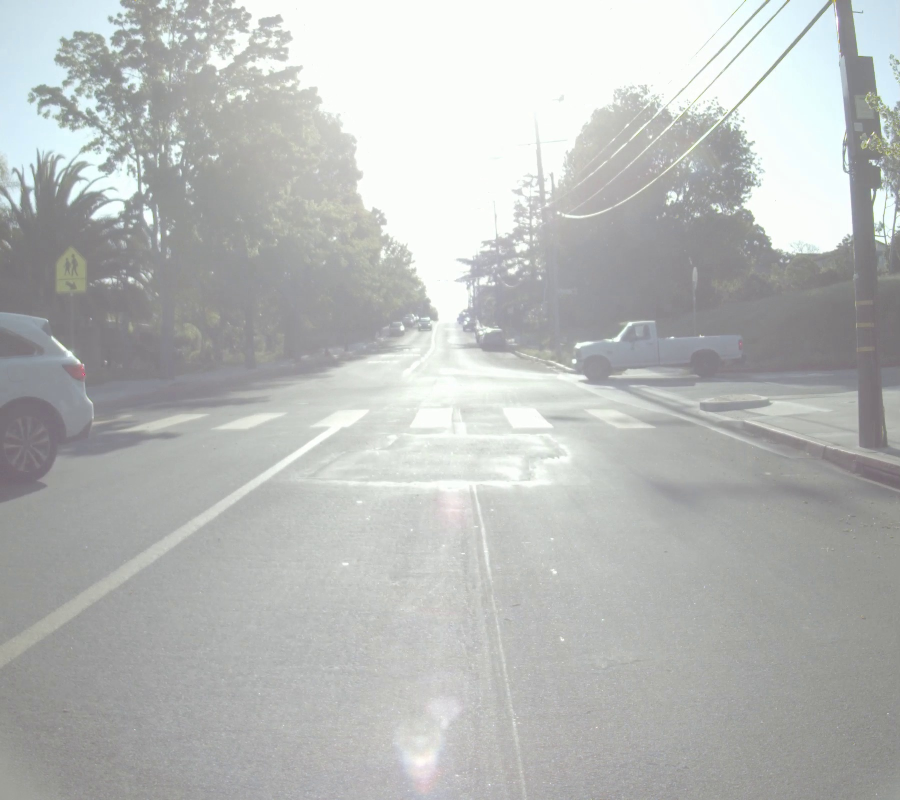
#> input picture FusionThroughPCA/assets/rgb/FLIR_00002.jpg, 1800 x 1600 px (shown at 1/2 size)
$ python app.py
#> lines starting #> are read from the running program, lines starting #| are printed output that depends on the picture

import cv2
import numpy as np
from sklearn.decomposition import PCA
import matplotlib.pyplot as plt

def resize_image(image, size):
    return cv2.resize(image, size, interpolation=cv2.INTER_LINEAR)

def normalize_image(image):
    return (image - np.min(image)) / (np.max(image) - np.min(image))

def enhance_image(rgb, ir):
    ir_resized = resize_image(ir, (rgb.shape[1], rgb.shape[0]))

    rgb_normalized = normalize_image(rgb)
    ir_normalized = normalize_image(ir_resized)

    rgb_flat = rgb_normalized.reshape(-1, 3)
    ir_flat = ir_normalized.flatten().reshape(-1, 1)

    combined_features = np.hstack((rgb_flat, ir_flat))

    pca = PCA(n_components=3)
    fused_features = pca.fit_transform(combined_features)

    fused_image = fused_features[:, :3].reshape(rgb.shape[0], rgb.shape[1], 3)

    fused_image_normalized = normalize_image(fused_image)

    return fused_image_normalized

rgb_image = cv2.imread('assets/rgb/FLIR_00002.jpg')
#> rgb_image is the input picture: shape (1600, 1800, 3); mean B, G, R 184.3, 185.8, 183.5
ir_image = cv2.imread('assets/ir/FLIR_00002.jpeg', cv2.IMREAD_GRAYSCALE)
#> ir_image: shape (1600, 1800); min 68, max 255, mean 184.9

enhanced_rgb_image = enhance_image(rgb_image, ir_image)
#> in normalize_image, `return (image - np.min(image)) / (np.max(image) - np.min(image))`:
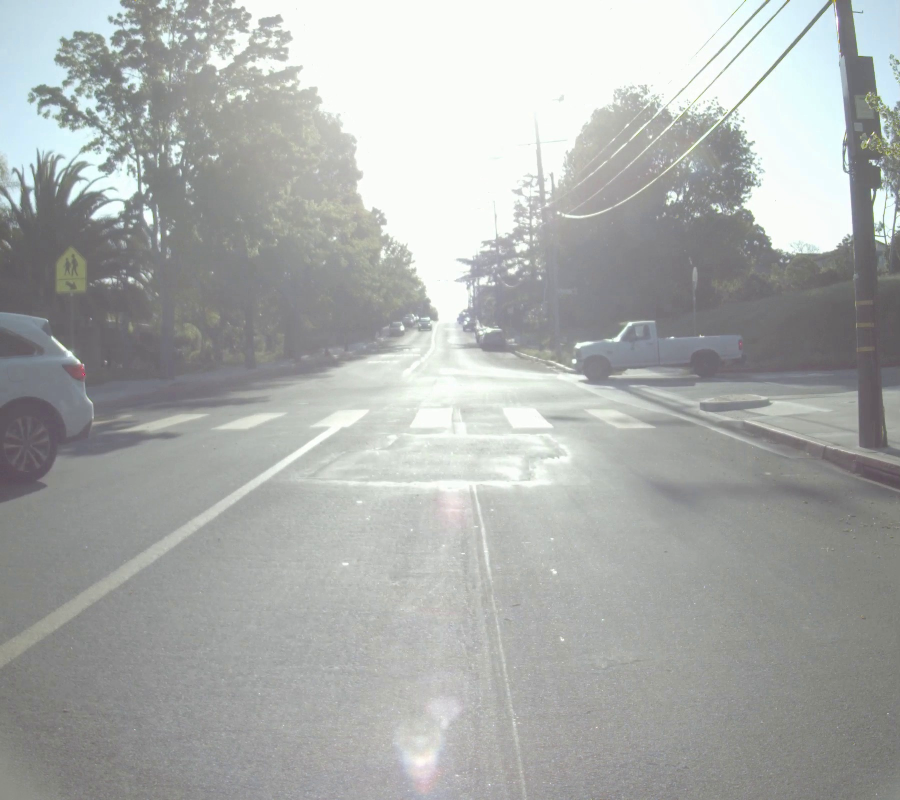
#> returned value: shape (1600, 1800, 3) float64 (shown at 1/2 size); mean of channels 0, 1, 2 0.673, 0.68, 0.669; drawn as B, G, R
#> in normalize_image (call 2), `return (image - np.min(image)) / (np.max(image) - np.min(image))`:
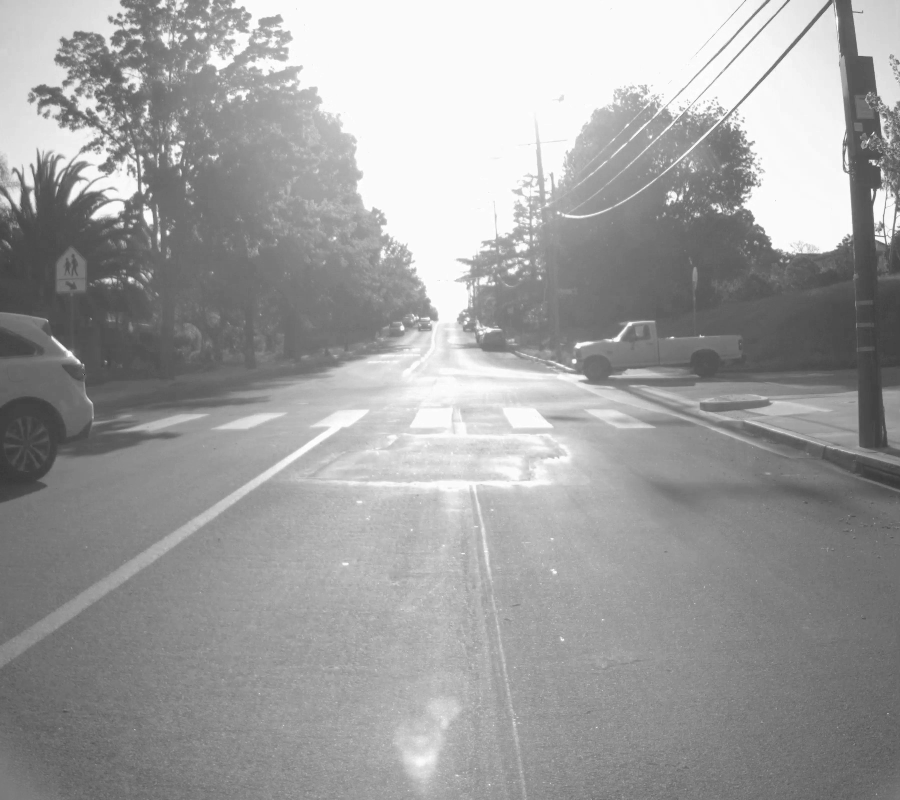
#> returned value: shape (1600, 1800) float64 (shown at 1/2 size); min 0, max 1, mean 0.625
#> in enhance_image, `fused_image = fused_features[:, :3].reshape(rgb.shape[0], rgb.shape[1]..`:
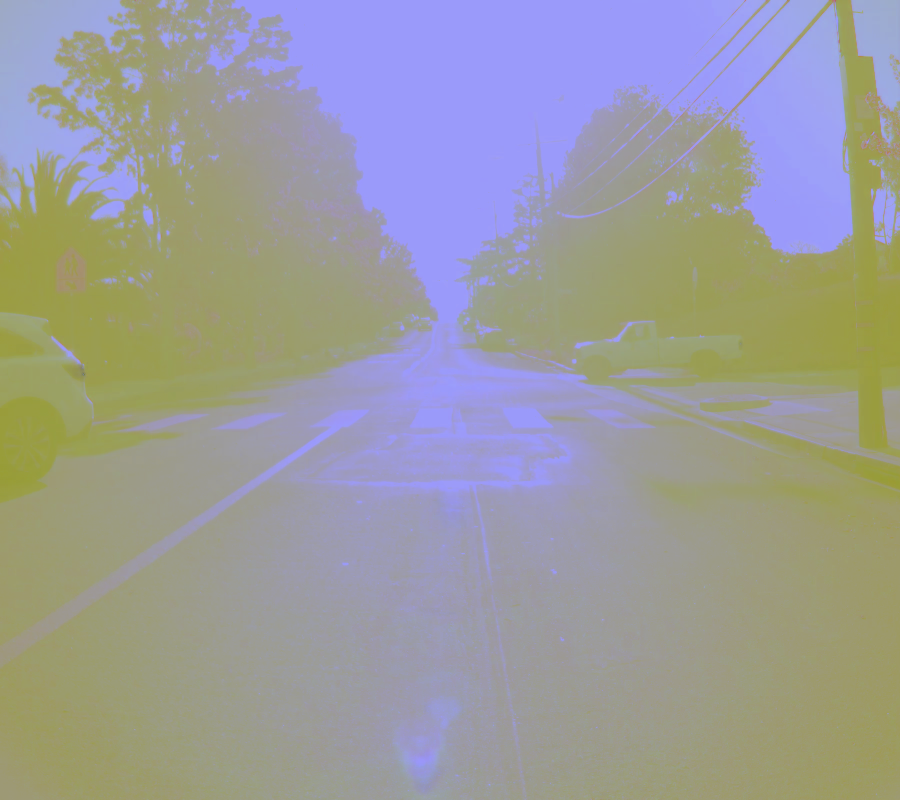
#> fused_image: shape (1600, 1800, 3) float64 (shown at 1/2 size); mean B, G, R 9.87e-13, -3.49e-13, -1.54e-12; drawn with min black and max white

# Display the results
plt.figure(figsize=(12, 6))
plt.subplot(1, 3, 1)
plt.title("Original RGB Image")
plt.imshow(cv2.cvtColor(rgb_image, cv2.COLOR_BGR2RGB))

plt.subplot(1, 3, 2)
plt.title("IR Image")
plt.imshow(ir_image, cmap='gray')

plt.subplot(1, 3, 3)
plt.title("Enhanced RGB Image")
imagetobeDisplayed =cv2.cvtColor((enhanced_rgb_image * 255).astype(np.uint8), cv2.COLOR_BGR2RGB)
cv2.imwrite('output.jpg',imagetobeDisplayed)
plt.imshow(cv2.cvtColor((enhanced_rgb_image * 255).astype(np.uint8), cv2.COLOR_BGR2RGB))

print(f'rgb rgb shape {rgb_image.shape}')
#| rgb rgb shape (1600, 1800, 3)
print(f'rgb depth shape {ir_image.shape}')
#| rgb depth shape (1600, 1800)
print(f'rgb ir shape {imagetobeDisplayed.shape}')
#| rgb ir shape (1600, 1800, 3)
plt.show()
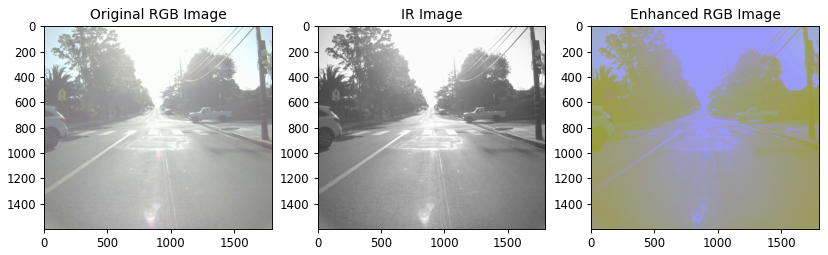
#> figure drawn by matplotlib, 3 panels

$ run again, with FusionThroughPCA/assets/rgb/FLIR_00004.jpg copied over FusionThroughPCA/assets/rgb/FLIR_00002.jpg
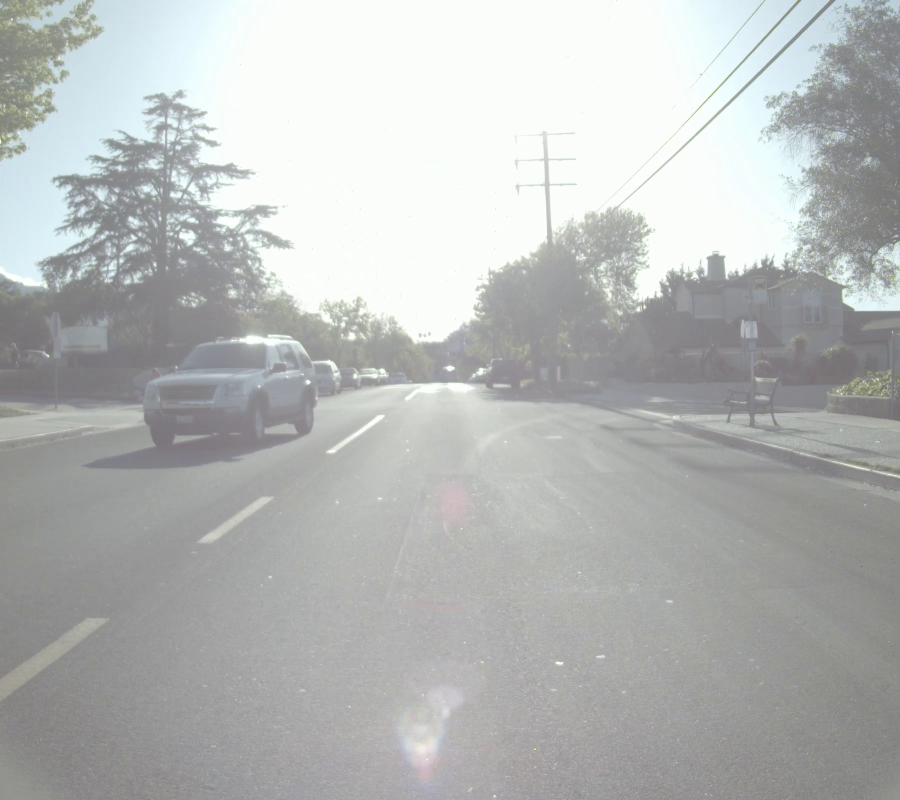
#> input picture FusionThroughPCA/assets/rgb/FLIR_00004.jpg, 1800 x 1600 px (shown at 1/2 size)
#> rgb_image is the input picture: shape (1600, 1800, 3); mean B, G, R 183.3, 184.3, 181.7
#> in enhance_image, `fused_image = fused_features[:, :3].reshape(rgb.shape[0], rgb.shape[1]..`:
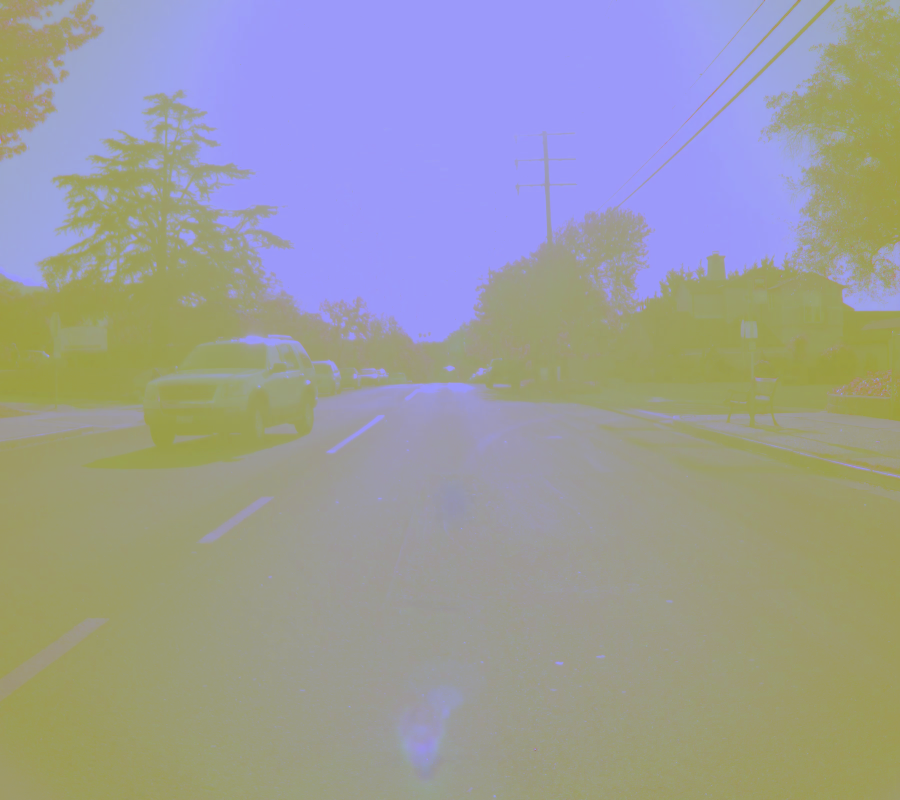
#> fused_image: shape (1600, 1800, 3) float64 (shown at 1/2 size); mean B, G, R 3.48e-12, -1.74e-12, -1.7e-12; drawn with min black and max white
#| rgb rgb shape (1600, 1800, 3)
#| rgb depth shape (1600, 1800)
#| rgb ir shape (1600, 1800, 3)
#> `plt.show()`:
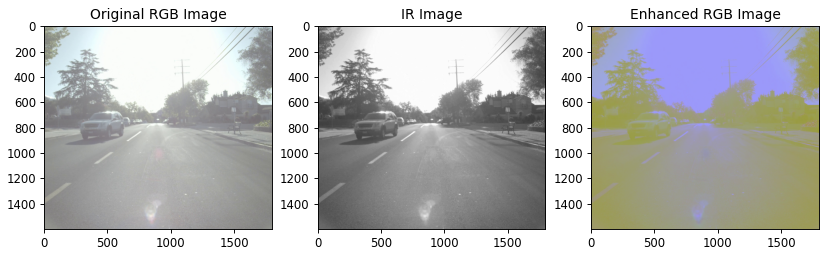
#> figure drawn by matplotlib, 3 panels

$ run again, with FusionThroughPCA/assets/rgb/FLIR_00007.jpg copied over FusionThroughPCA/assets/rgb/FLIR_00002.jpg
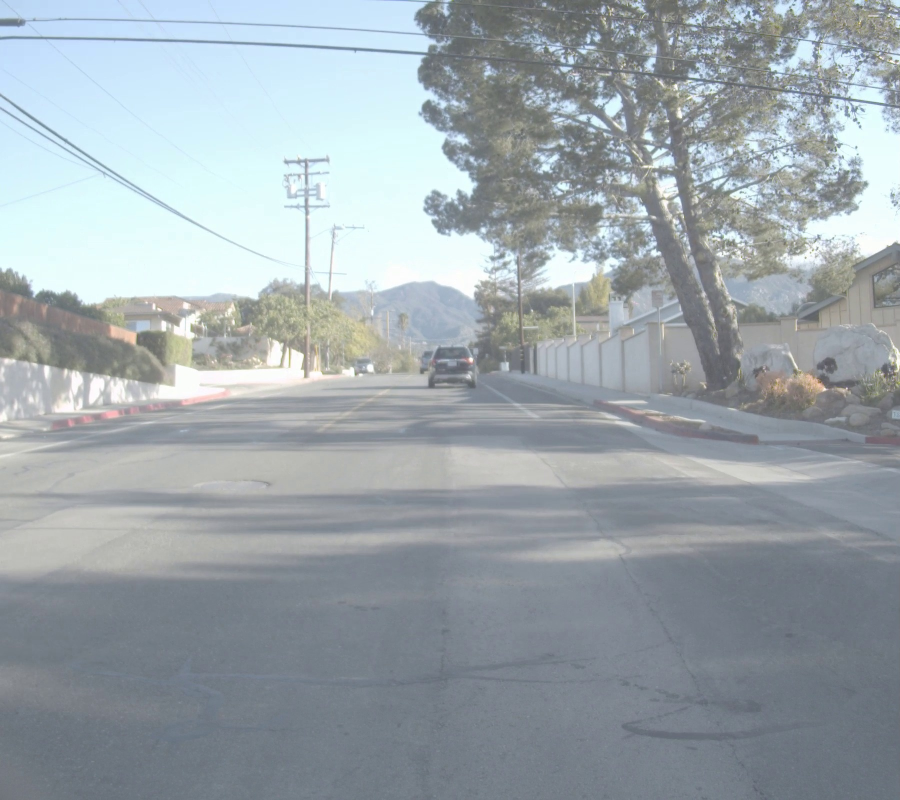
#> input picture FusionThroughPCA/assets/rgb/FLIR_00007.jpg, 1800 x 1600 px (shown at 1/2 size)
#> rgb_image is the input picture: shape (1600, 1800, 3); mean B, G, R 171, 165.5, 156.1
#> in enhance_image, `fused_image = fused_features[:, :3].reshape(rgb.shape[0], rgb.shape[1]..`:
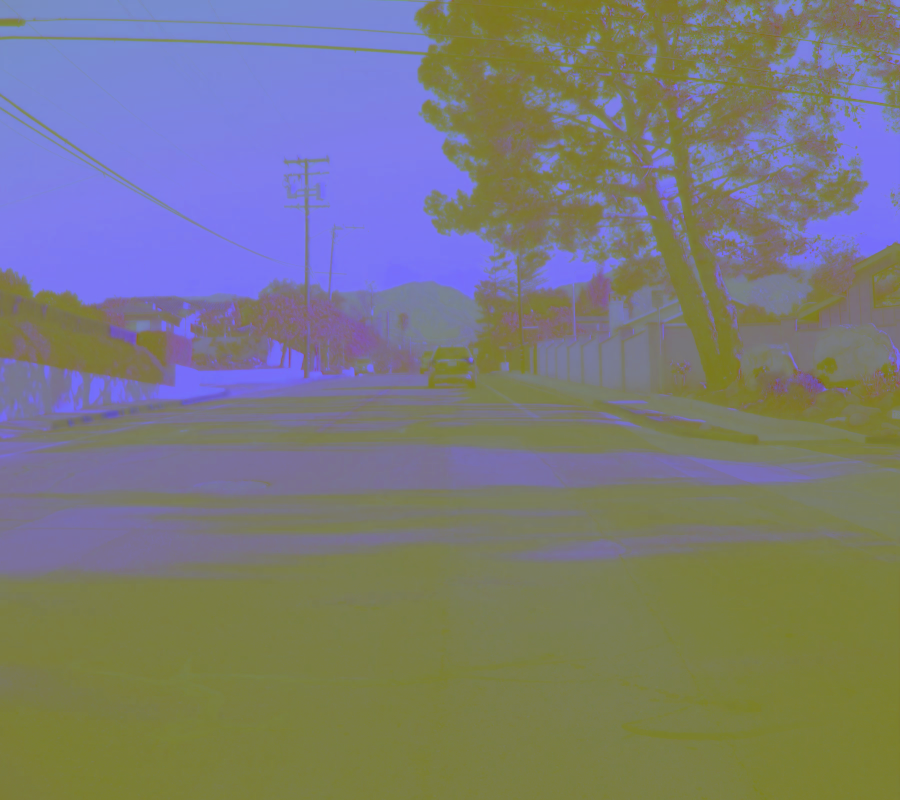
#> fused_image: shape (1600, 1800, 3) float64 (shown at 1/2 size); mean B, G, R -2.86e-12, -2.41e-12, -1.12e-12; drawn with min black and max white
#| rgb rgb shape (1600, 1800, 3)
#| rgb depth shape (1600, 1800)
#| rgb ir shape (1600, 1800, 3)
#> `plt.show()`:
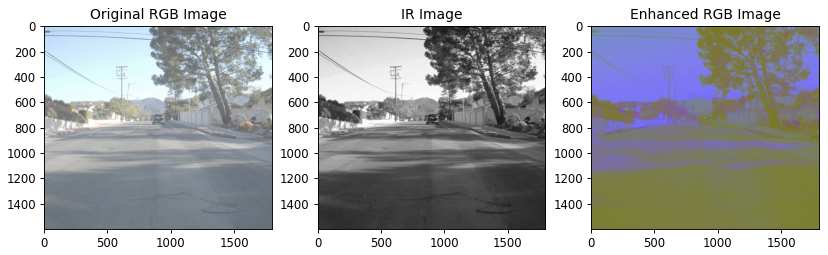
#> figure drawn by matplotlib, 3 panels
